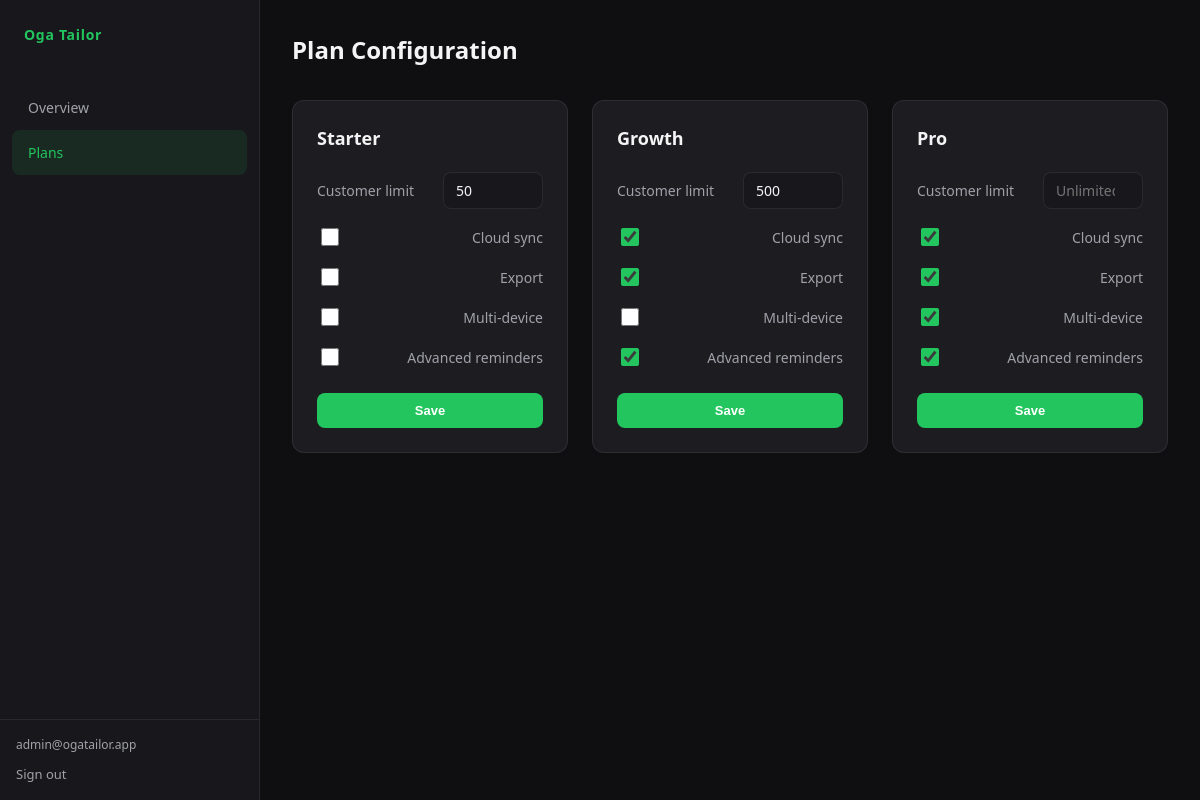
The page /dashboard/plans.php (signed in) on the database its author committed.
### tables this page shows
CREATE TABLE IF NOT EXISTS plan_settings (
    plan_code ENUM('starter', 'growth', 'pro') PRIMARY KEY,
    customer_limit INT NULL,
    can_sync TINYINT(1) NOT NULL DEFAULT 0,
    can_export TINYINT(1) NOT NULL DEFAULT 0,
    can_multi_device TINYINT(1) NOT NULL DEFAULT 0,
    can_advanced_reminders TINYINT(1) NOT NULL DEFAULT 0,
    created_at DATETIME NOT NULL,
    updated_at DATETIME NOT NULL
);

### dashboard/config.php (called while the page is built, shortened)
<?php
function adminLoggedIn(): bool
{
    return !empty($_SESSION['admin_id']);
}
function adminUser(): ?array
{
    return [
        'id' => $_SESSION['admin_id'],
        'email' => $_SESSION['admin_email'] ?? '',
        'full_name' => $_SESSION['admin_name'] ?? '',
    ];
}
function escapeHtml(string $s): string
{
    return htmlspecialchars($s, ENT_QUOTES, 'UTF-8');
}

### dashboard/plans.php (the view, shortened to what this page needs)
<?php
require_once __DIR__ . '/config.php';
$plans = $pdo->query(
    'SELECT plan_code, customer_limit, can_sync, can_export, can_multi_device, can_advanced_reminders, updated_at
     FROM plan_settings
     ORDER BY FIELD(plan_code, \'starter\', \'growth\', \'pro\')'
)->fetchAll();
require __DIR__ . '/includes/header.php';
?>
<header class="topbar">
    <h2>Plan Configuration</h2>
</header>
<div class="plans-grid">
    <?php foreach ($plans as $plan): ?>
    <article class="plan-card">
        <h3><?= escapeHtml(ucfirst($plan['plan_code'])) ?></h3>
        <form method="post">
            <div class="plan-form">
                <label>
                    Customer limit
                    <input type="number" name="customer_limit" min="1" placeholder="Unlimited (blank)"
                        value="<?= $plan['customer_limit'] !== null ? (int)$plan['customer_limit'] : '' ?>">
                </label>
                <label>
                    <input type="checkbox" name="can_sync" <?= (int)$plan['can_sync'] ? 'checked' : '' ?>>
                    Cloud sync
                </label>
                <label>
                    <input type="checkbox" name="can_export" <?= (int)$plan['can_export'] ? 'checked' : '' ?>>
                    Export
                </label>
                <label>
                    <input type="checkbox" name="can_multi_device" <?= (int)$plan['can_multi_device'] ? 'checked' : '' ?>>
                    Multi-device
                </label>
                <label>
                    <input type="checkbox" name="can_advanced_reminders" <?= (int)$plan['can_advanced_reminders'] ? 'checked' : '' ?>>
                    Advanced reminders
                </label>
                <button type="submit" class="btn-save">Save</button>
            </div>
        </form>
    </article>
    <?php endforeach; ?>
</div>
<?php require __DIR__ . '/includes/footer.php'; ?>

### dashboard/includes/header.php (shortened to what this page needs)
<?php
$admin = adminUser();
$base = rtrim(dirname($_SERVER['SCRIPT_NAME'] ?? ''), '/');
$base = $base ?: '/';
$current = basename($_SERVER['SCRIPT_NAME'] ?? 'index.php');
?>
<!DOCTYPE html>
<html lang="en">
<head>
    <link rel="stylesheet" href="<?= $base ?>/style.css">
</head>
<body>
    <div class="app">
        <aside class="sidebar">
            <div class="sidebar-brand">Oga Tailor</div>
            <nav class="sidebar-nav">
                <a href="index.php" class="nav-item <?= $current === 'index.php' ? 'active' : '' ?>">Overview</a>
                <a href="plans.php" class="nav-item <?= $current === 'plans.php' ? 'active' : '' ?>">Plans</a>
            </nav>
            <div class="sidebar-footer">
                <span class="admin-email"><?= escapeHtml($admin['email'] ?? '') ?></span>
                <a href="logout.php" class="btn-logout">Sign out</a>
            </div>
        </aside>
        <main class="main-content">

### dashboard/includes/footer.php
        </main>
    </div>
</body>
</html>

### dashboard/style.css (style rules this page uses)
:root { --bg: #0f0f12; --bg-elevated: #18181c; --bg-card: #1c1c21; --border: rgba(255, 255, 255, 0.08); --text: #f4f4f5; --text-muted: #a1a1aa; --accent: #22c55e; --accent-hover: #16a34a; --danger: #ef4444; --ok: #22c55e; --radius: 12px; --radius-sm: 8px; --shadow: 0 4px 24px rgba(0, 0, 0, 0.4); --font: "DM Sans", system-ui, sans-serif; }
* { box-sizing: border-box; }
body { margin: 0; font-family: var(--font); background: var(--bg); color: var(--text); font-size: 15px; line-height: 1.5; min-height: 100vh; }
.app { display: flex; min-height: 100vh; }
.sidebar { width: 260px; background: var(--bg-elevated); border-right: 1px solid var(--border); display: flex; flex-direction: column; }
.sidebar-brand { padding: 24px; font-size: 14px; font-weight: 700; color: var(--accent); letter-spacing: 0.05em; }
.sidebar-nav { flex: 1; padding: 16px 12px; }
.nav-item { display: block; padding: 12px 16px; color: var(--text-muted); text-decoration: none; border-radius: var(--radius-sm); font-size: 14px; font-weight: 500; transition: color 0.15s, background 0.15s; }
.nav-item.active { color: var(--accent); background: rgba(34, 197, 94, 0.1); }
.sidebar-footer { padding: 16px; border-top: 1px solid var(--border); }
.admin-email { display: block; font-size: 12px; color: var(--text-muted); word-break: break-all; margin-bottom: 8px; }
.btn-logout { color: var(--text-muted); font-size: 13px; text-decoration: none; }
.main-content { flex: 1; padding: 32px; overflow-y: auto; }
.topbar { margin-bottom: 32px; }
.topbar h2 { margin: 0; font-size: 24px; font-weight: 700; }
.plans-grid { display: grid; grid-template-columns: repeat(3, 1fr); gap: 24px; }
.plan-card { background: var(--bg-card); border: 1px solid var(--border); border-radius: var(--radius); padding: 24px; }
.plan-card h3 { margin: 0 0 20px; font-size: 18px; font-weight: 600; }
.plan-form { display: flex; flex-direction: column; gap: 16px; }
.plan-form label { display: flex; justify-content: space-between; align-items: center; gap: 12px; font-size: 14px; color: var(--text-muted); }
.plan-form input[type="number"] { width: 100px; padding: 8px 12px; font-size: 14px; background: var(--bg-elevated); border: 1px solid var(--border); border-radius: var(--radius-sm); color: var(--text); font-family: inherit; }
.plan-form input[type="checkbox"] { width: 18px; height: 18px; accent-color: var(--accent); }
.btn-save { margin-top: 8px; padding: 10px 16px; font-size: 13px; font-weight: 600; color: #fff; background: var(--accent); border: none; border-radius: var(--radius-sm); cursor: pointer; }

### rows shown on the page
plan_settings: plan_code "Starter", customer_limit "50"
plan_settings: plan_code "Growth", customer_limit "500", can_sync "☑", can_export "☑", can_advanced_reminders "☑"
plan_settings: plan_code "Pro", can_sync "☑", can_export "☑", can_multi_device "☑", can_advanced_reminders "☑"

### other values the page prints
escapeHtml($admin['email'] ?? '') "admin@ogatailor.app"
